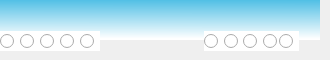
   <widget class="QWidget" name="page_15">
    <widget class="QLabel" name="label_12">
     <property name="geometry">
      <rect>
       <x>0</x>
       <y>0</y>
       <width>320</width>
       <height>40</height>
      </rect>
     </property>
     <property name="font">
      <font>
       <pointsize>26</pointsize>
       <weight>75</weight>
       <bold>true</bold>
       <kerning>false</kerning>
      </font>
     </property>
     <property name="styleSheet">
      <string notr="true">background-color: qlineargradient(spread:pad, x1:0.97005, y1:0, x2:0.960199, y2:0.972, stop:0 rgba(80, 191, 229, 255), stop:1 rgba(255, 255, 255, 255));</string>
     </property>
     <property name="text">
      <string/>
     </property>
     <property name="alignment">
      <set>Qt::AlignCenter</set>
     </property>
    </widget>
    <widget class="QLabel" name="label_13">
     <property name="geometry">
      <rect>
       <x>250</x>
       <y>0</y>
       <width>71</width>
       <height>41</height>
      </rect>
     </property>
     <property name="text">
      <string/>
     </property>
     <property name="scaledContents">
      <bool>true</bool>
     </property>
    </widget>
    <widget class="QRadioButton" name="radioButtonLeftLittle">
     <property name="geometry">
      <rect>
       <x>0</x>
       <y>31</y>
       <width>20</width>
       <height>20</height>
      </rect>
     </property>
     <property name="styleSheet">
      <string notr="true">background-color: rgb(255, 255, 255);</string>
     </property>
     <property name="text">
      <string/>
     </property>
    </widget>
    <widget class="QRadioButton" name="radioButtonLeftRing">
     <property name="geometry">
      <rect>
       <x>20</x>
       <y>31</y>
       <width>20</width>
       <height>20</height>
      </rect>
     </property>
     <property name="styleSheet">
      <string notr="true">background-color: rgb(255, 255, 255);</string>
     </property>
     <property name="text">
      <string/>
     </property>
    </widget>
    <widget class="QRadioButton" name="radioButtonLeftMiddle">
     <property name="geometry">
      <rect>
       <x>40</x>
       <y>31</y>
       <width>20</width>
       <height>20</height>
      </rect>
     </property>
     <property name="styleSheet">
      <string notr="true">background-color: rgb(255, 255, 255);</string>
     </property>
     <property name="text">
      <string/>
     </property>
    </widget>
    <widget class="QRadioButton" name="radioButtonLeftIndex">
     <property name="geometry">
      <rect>
       <x>60</x>
       <y>31</y>
       <width>20</width>
       <height>20</height>
      </rect>
     </property>
     <property name="styleSheet">
      <string notr="true">background-color: rgb(255, 255, 255);</string>
     </property>
     <property name="text">
      <string/>
     </property>
    </widget>
    <widget class="QRadioButton" name="radioButtonLeftThumb">
     <property name="geometry">
      <rect>
       <x>80</x>
       <y>31</y>
       <width>20</width>
       <height>20</height>
      </rect>
     </property>
     <property name="styleSheet">
      <string notr="true">background-color: rgb(255, 255, 255);</string>
     </property>
     <property name="text">
      <string/>
     </property>
    </widget>
    <widget class="QRadioButton" name="radioButtonRightThumb">
     <property name="geometry">
      <rect>
       <x>204</x>
       <y>31</y>
       <width>20</width>
       <height>20</height>
      </rect>
     </property>
     <property name="font">
      <font>
       <pointsize>12</pointsize>
      </font>
     </property>
     <property name="styleSheet">
      <string notr="true">background-color: rgb(255, 255, 255);</string>
     </property>
     <property name="text">
      <string/>
     </property>
    </widget>
    <widget class="QRadioButton" name="radioButtonRightIndex">
     <property name="geometry">
      <rect>
       <x>224</x>
       <y>31</y>
       <width>20</width>
       <height>20</height>
      </rect>
     </property>
     <property name="styleSheet">
      <string notr="true">background-color: rgb(255, 255, 255);</string>
     </property>
     <property name="text">
      <string/>
     </property>
    </widget>
    <widget class="QRadioButton" name="radioButtonRightMiddle">
     <property name="geometry">
      <rect>
       <x>243</x>
       <y>31</y>
       <width>20</width>
       <height>20</height>
      </rect>
     </property>
     <property name="styleSheet">
      <string notr="true">background-color: rgb(255, 255, 255);</string>
     </property>
     <property name="text">
      <string/>
     </property>
    </widget>
    <widget class="QRadioButton" name="radioButtonRightRing">
     <property name="geometry">
      <rect>
       <x>263</x>
       <y>31</y>
       <width>20</width>
       <height>20</height>
      </rect>
     </property>
     <property name="styleSheet">
      <string notr="true">background-color: rgb(255, 255, 255);</string>
     </property>
     <property name="text">
      <string/>
     </property>
    </widget>
    <widget class="QRadioButton" name="radioButtonRightLittle">
     <property name="geometry">
      <rect>
       <x>279</x>
       <y>31</y>
       <width>20</width>
       <height>20</height>
      </rect>
     </property>
     <property name="styleSheet">
      <string notr="true">background-color: rgb(255, 255, 255);</string>
     </property>
     <property name="text">
      <string/>
     </property>
    </widget>
   </widget>
